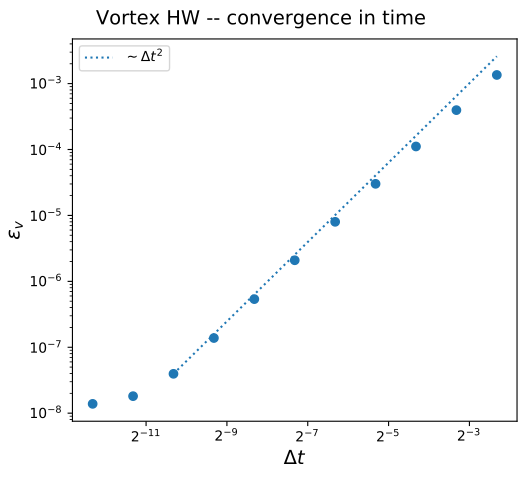

The Python source for this figure:
#! /usr/bin/env python3

import matplotlib.pyplot as plt
import numpy as np
import math


res = np.genfromtxt('convergence_dt.dat', skip_header=0, names=True)

plt.figure(figsize=(5.22, 4.8))
plt.suptitle(r'Vortex HW -- convergence in time', fontsize=14)

plt.plot(res['dt'], res['err_v_rms'], linestyle='None', marker='o')

# line indicating a slope of 2
n = res['dt'].size - 3
x = np.array([ res['dt'][n], res['dt'][0] ])
y = res['err_v_rms'][n] * np.array([ 1.0, (x[1] / x[0])**2 ])
plt.plot(x, y, linestyle=':', marker='None', color='C0', label=r'$\sim\Delta t^2$')

plt.xscale('log', basex=2)
plt.xlabel(r'$\Delta t$', size='14')

plt.yscale('log')
plt.ylabel(r'$\varepsilon_v$', size='14')

plt.legend(loc='best', ncol=1)

plt.tight_layout(rect=[-0.02, -0.02, 1.02, 0.95])
plt.savefig('convergence_dt.pdf')
